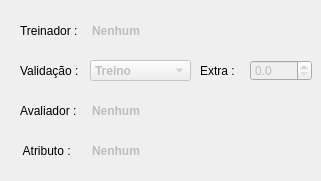
<?xml version="1.0" encoding="UTF-8"?>
<ui version="4.0">
 <class>Dados</class>
 <widget class="QWidget" name="Dados">
  <property name="geometry">
   <rect>
    <x>0</x>
    <y>0</y>
    <width>321</width>
    <height>181</height>
   </rect>
  </property>
  <property name="windowTitle">
   <string>Dados</string>
  </property>
  <widget class="QLabel" name="label_treinador">
   <property name="geometry">
    <rect>
     <x>20</x>
     <y>20</y>
     <width>61</width>
     <height>21</height>
    </rect>
   </property>
   <property name="font">
    <font>
     <pointsize>9</pointsize>
    </font>
   </property>
   <property name="text">
    <string>Treinador :</string>
   </property>
  </widget>
  <widget class="QLineEdit" name="lineEdit_treinador">
   <property name="enabled">
    <bool>false</bool>
   </property>
   <property name="geometry">
    <rect>
     <x>90</x>
     <y>20</y>
     <width>221</width>
     <height>21</height>
    </rect>
   </property>
   <property name="font">
    <font>
     <family>Arial</family>
     <pointsize>9</pointsize>
     <weight>75</weight>
     <bold>true</bold>
    </font>
   </property>
   <property name="cursor">
    <cursorShape>ArrowCursor</cursorShape>
   </property>
   <property name="text">
    <string>Nenhum</string>
   </property>
   <property name="frame">
    <bool>false</bool>
   </property>
  </widget>
  <widget class="QLabel" name="label_validacao">
   <property name="geometry">
    <rect>
     <x>20</x>
     <y>60</y>
     <width>61</width>
     <height>21</height>
    </rect>
   </property>
   <property name="font">
    <font>
     <pointsize>9</pointsize>
    </font>
   </property>
   <property name="text">
    <string>Validação :</string>
   </property>
  </widget>
  <widget class="QComboBox" name="comboBox_validacao">
   <property name="enabled">
    <bool>false</bool>
   </property>
   <property name="geometry">
    <rect>
     <x>90</x>
     <y>60</y>
     <width>101</width>
     <height>21</height>
    </rect>
   </property>
   <property name="font">
    <font>
     <family>Arial</family>
     <pointsize>9</pointsize>
     <weight>75</weight>
     <bold>true</bold>
    </font>
   </property>
   <item>
    <property name="text">
     <string>Treino</string>
    </property>
   </item>
   <item>
    <property name="text">
     <string>Teste</string>
    </property>
   </item>
   <item>
    <property name="text">
     <string>Dobras</string>
    </property>
   </item>
   <item>
    <property name="text">
     <string>Divisão</string>
    </property>
   </item>
  </widget>
  <widget class="QLabel" name="label_avaliador">
   <property name="geometry">
    <rect>
     <x>20</x>
     <y>100</y>
     <width>61</width>
     <height>21</height>
    </rect>
   </property>
   <property name="font">
    <font>
     <pointsize>9</pointsize>
    </font>
   </property>
   <property name="text">
    <string>Avaliador :</string>
   </property>
  </widget>
  <widget class="QLineEdit" name="lineEdit_avaliador">
   <property name="enabled">
    <bool>false</bool>
   </property>
   <property name="geometry">
    <rect>
     <x>90</x>
     <y>100</y>
     <width>221</width>
     <height>21</height>
    </rect>
   </property>
   <property name="font">
    <font>
     <family>Arial</family>
     <pointsize>9</pointsize>
     <weight>75</weight>
     <bold>true</bold>
    </font>
   </property>
   <property name="cursor">
    <cursorShape>ArrowCursor</cursorShape>
   </property>
   <property name="text">
    <string>Nenhum</string>
   </property>
   <property name="frame">
    <bool>false</bool>
   </property>
  </widget>
  <widget class="QLabel" name="label_atributo">
   <property name="geometry">
    <rect>
     <x>20</x>
     <y>140</y>
     <width>61</width>
     <height>21</height>
    </rect>
   </property>
   <property name="font">
    <font>
     <pointsize>9</pointsize>
    </font>
   </property>
   <property name="text">
    <string> Atributo :</string>
   </property>
  </widget>
  <widget class="QLineEdit" name="lineEdit_atributo">
   <property name="enabled">
    <bool>false</bool>
   </property>
   <property name="geometry">
    <rect>
     <x>90</x>
     <y>140</y>
     <width>221</width>
     <height>21</height>
    </rect>
   </property>
   <property name="font">
    <font>
     <family>Arial</family>
     <pointsize>9</pointsize>
     <weight>75</weight>
     <bold>true</bold>
    </font>
   </property>
   <property name="cursor">
    <cursorShape>ArrowCursor</cursorShape>
   </property>
   <property name="text">
    <string>Nenhum</string>
   </property>
   <property name="frame">
    <bool>false</bool>
   </property>
  </widget>
  <widget class="QDoubleSpinBox" name="doubleSpinBox_extra">
   <property name="enabled">
    <bool>false</bool>
   </property>
   <property name="geometry">
    <rect>
     <x>250</x>
     <y>60</y>
     <width>62</width>
     <height>21</height>
    </rect>
   </property>
   <property name="decimals">
    <number>1</number>
   </property>
  </widget>
  <widget class="QLabel" name="label_extra">
   <property name="geometry">
    <rect>
     <x>200</x>
     <y>60</y>
     <width>41</width>
     <height>21</height>
    </rect>
   </property>
   <property name="font">
    <font>
     <pointsize>9</pointsize>
    </font>
   </property>
   <property name="text">
    <string>Extra :</string>
   </property>
  </widget>
 </widget>
 <resources/>
 <connections/>
</ui>
